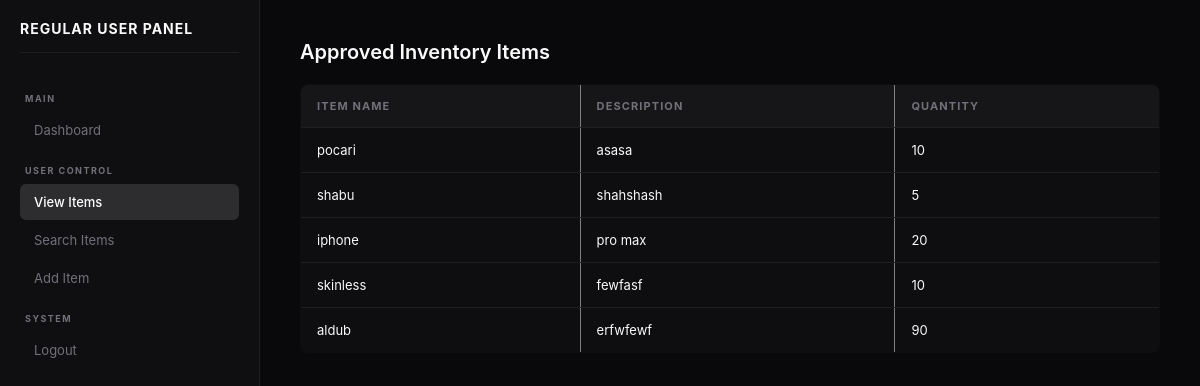
Screenshot of /inventory-system/user/view_items.php (signed in) with the database file from the repository.
### tables this page shows
CREATE TABLE `items` (
  `id` int(11) NOT NULL,
  `item_name` varchar(255) NOT NULL,
  `description` text DEFAULT NULL,
  `quantity` int(11) DEFAULT 0,
  `price` decimal(10,2) DEFAULT NULL,
  `approval_status` enum('pending','approved','rejected') DEFAULT 'pending',
  `status` enum('active','archived') DEFAULT 'active',
  `added_by` int(11) DEFAULT NULL,
  `created_at` timestamp NOT NULL DEFAULT current_timestamp()
);

### inventory-system/user/view_items.php (the view, shortened to what this page needs)
<?php
include '../config/database.php';
$result = $conn->query("
    SELECT * FROM items
    WHERE approval_status='approved'
    AND status='active'
");
?>
<!DOCTYPE html>
<html>
<head>
    <link rel="stylesheet"
          href="../assets/css/style.css">
</head>
<body>
<div class="sidebar">
    <?php include 'sidebar.php'; ?>
</div>
<div class="main">
    <h1 class="dashboard-title">
        Approved Inventory Items
    </h1>
    <table border="1" cellpadding="10">
        <tr>
            <th>Item Name</th>
            <th>Description</th>
            <th>Quantity</th>
        </tr>
        <?php while($row = $result->fetch_assoc()) { ?>
        <tr>
            <td>
                <?php echo htmlspecialchars($row['item_name']); ?>
            </td>
            <td>
                <?php echo htmlspecialchars($row['description']); ?>
            </td>
            <td>
                <?php echo htmlspecialchars($row['quantity']); ?>
            </td>
        </tr>
        <?php } ?>
    </table>
</div>
</body>
</html>

### inventory-system/assets/css/style.css (style rules this page uses)
* { margin:0; padding:0; box-sizing:border-box; font-family:'Inter', system-ui, -apple-system, sans-serif; }
:root { --primary: #3f3f46; --bg: #09090b; --sidebar: #0f0f11; --card: #121214; --border: #1f1f23; --text-main: #fafafa; --text-muted: #71717a; --hover: #27272a; --shadow: 0 10px 30px rgba(0,0,0,0.5); --radius: 8px; --sidebar-width: 260px; }
body { background: var(--bg); color: var(--text-main); overflow-x: hidden; }
.sidebar { width: var(--sidebar-width); background: var(--sidebar); border-right: 1px solid var(--border); padding: 20px; position: fixed; top: 0; left: 0; height: 100vh; display: flex; flex-direction: column; z-index: 100; }
.main { margin-left: var(--sidebar-width); flex: 1; padding: 40px; width: calc(100% - var(--sidebar-width)); }
table { width: 100%; border-collapse: collapse; }
table th { background: #161618; color: var(--text-muted); text-align: left; padding: 14px 16px; font-size: 11px; text-transform: uppercase; border-bottom: 1px solid var(--border); }
table td { padding: 14px 16px; border-bottom: 1px solid var(--border); font-size: 13px; color: var(--text-main); }
.dashboard-title { font-size: 20px; font-weight: 600; margin-bottom: 20px; }
table { width: 100%; border-collapse: collapse; margin-top: 20px; background: rgba(255, 255, 255, 0.02); border-radius: 8px; overflow: hidden; }
th { background: rgba(255, 255, 255, 0.05); color: #717171; text-transform: uppercase; font-size: 0.7rem; letter-spacing: 0.1em; padding: 15px; text-align: left; border-bottom: 1px solid #1a1a1a; }
td { padding: 15px; border-bottom: 1px solid #1a1a1a; font-size: 0.9rem; color: #efefef; vertical-align: middle; }

### rows the page displays
items: item_name "pocari", description "asasa", quantity "10"
items: item_name "shabu", description "shahshash", quantity "5"
items: item_name "iphone", description "pro max", quantity "20"
items: item_name "skinless", description "fewfasf", quantity "10"
items: item_name "aldub", description "erfwfewf", quantity "90"
